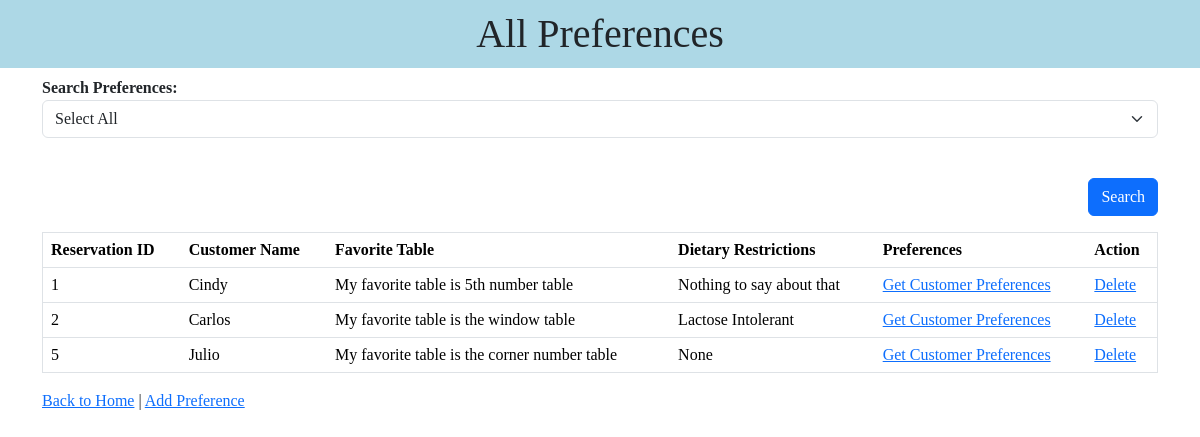
The page /templates/index.php?action=viewPreferences on the database as committed earlier.
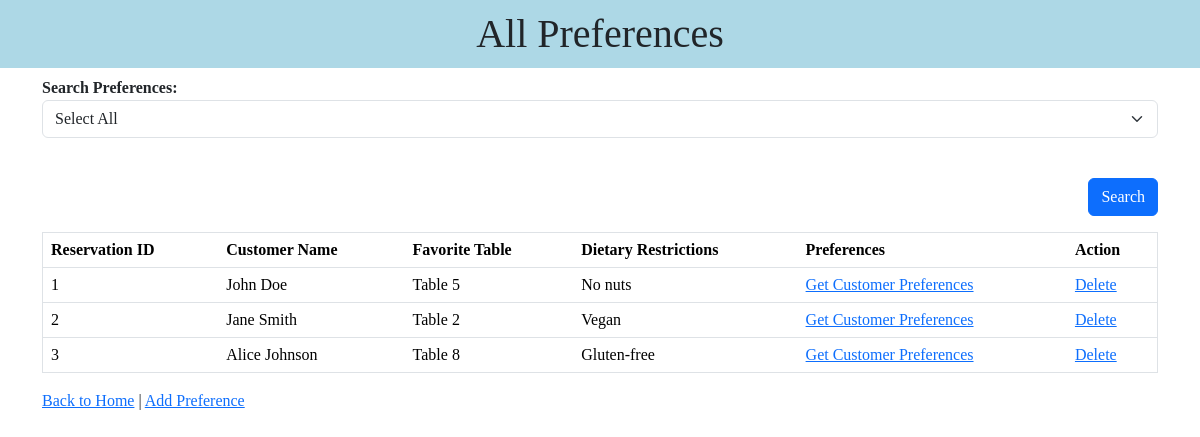
The same page on the database as committed later.
### tables this page shows
CREATE TABLE DiningPreferences (
    preferenceId INT NOT NULL AUTO_INCREMENT,
    customerId INT NOT NULL,
    favoriteTable VARCHAR(45),
    dietaryRestrictions VARCHAR(200),
    PRIMARY KEY (preferenceId),
    FOREIGN KEY (customerId) REFERENCES Customers(customerId)
);

CREATE TABLE Customers (
    customerId INT NOT NULL AUTO_INCREMENT,
    customerName VARCHAR(45) NOT NULL,
    contactInfo VARCHAR(200) NOT NULL,
    PRIMARY KEY (customerId)
);

### templates/index.php (called while the page is built)
<?php
require_once('../RestaurantServer.php');

### RestaurantDatabase.php (called while the page is built, shortened)
<?php
class RestaurantDatabase
{
    private $host = "localhost";
    private $port = "3306";
    private $database = "restaurant_reservations";
    private $user = "root";
    private $password = "";
    private $connection;
    private function connect()
    {
        $this->connection = new mysqli($this->host, $this->user, $this->password, $this->database, $this->port);
    }
    public function getAllPreferences($join = '')
    {
        $result = $this->connection->query("SELECT * FROM diningpreferences" . $join);
        return $result->fetch_all(MYSQLI_ASSOC);
    }
}

### templates/viewPreferences.php (the view, shortened to what this page needs)
<html>
<head>
    <link rel="stylesheet" href="style.css">
    <link href="https://cdn.jsdelivr.net/npm/bootstrap@5.3.3/dist/css/bootstrap.min.css" rel="stylesheet">
</head>
<body>
    <h1 class="header">All Preferences</h1>
    <div class="container">
        <form action="index.php?action=viewPreferences" method="POST" class="pb-3">
            <div class="form-group pb-3">
                <label for="" class="fw-bold">Search Preferences: </label>
                <select name="customerId" id="customer" class="form-select">
                    <option value="">Select All</option>
                </select><br>
            </div>
            <button class="btn btn-primary float-end mb-3" type="submit">Search</button>
        </form>
        <table border="1" class="table">
            <tr>
                <th>Reservation ID</th>
                <th>Customer Name</th>
                <th>Favorite Table</th>
                <th>Dietary Restrictions</th>
                <th>Preferences</th>
                <th>Action</th>
            </tr>
            <?php
            foreach ($preferences as $preference): ?>
                <tr>
                    <td><?= htmlspecialchars($preference['preferenceId']) ?></td>
                    <td><?= htmlspecialchars($preference['customerName']) ?></td>
                    <td><?= htmlspecialchars($preference['favoriteTable']) ?></td>
                    <td><?= htmlspecialchars($preference['dietaryRestrictions']) ?></td>
                    <td><a href="index.php?action=getCustomerPreferences&customerId=<?= htmlspecialchars($preference['customerId']) ?>" class="">Get Customer Preferences</a></td>
                    <td><a onclick="return confirm('Are you sure?')" href="index.php?action=deletePreference&preferenceId=<?= htmlspecialchars($preference['preferenceId']) ?>" class="">Delete</a></td>
                </tr>
            <?php endforeach; ?>
        </table>
        <a href="index.php">Back to Home</a> |
        <a href="index.php?action=addPreference" class="">Add Preference</a>
    </div>
</body>
</html>

Rows that differ between the two databases and show on the page:
removed diningpreferences: preferenceId "5", customerId.customerName "Julio", favoriteTable "My favorite table is the corner number table", dietaryRestrictions "None"
changed diningpreferences id 1: customerId.customerName "Cindy" → "John Doe"; favoriteTable "My favorite table is 5th number table" → "Table 5"; dietaryRestrictions "Nothing to say about that" → "No nuts"
changed diningpreferences id 2: customerId.customerName "Carlos" → "Jane Smith"; favoriteTable "My favorite table is the window table" → "Table 2"; dietaryRestrictions "Lactose Intolerant" → "Vegan"
added diningpreferences: preferenceId "3", customerId.customerName "Alice Johnson", favoriteTable "Table 8", dietaryRestrictions "Gluten-free"
